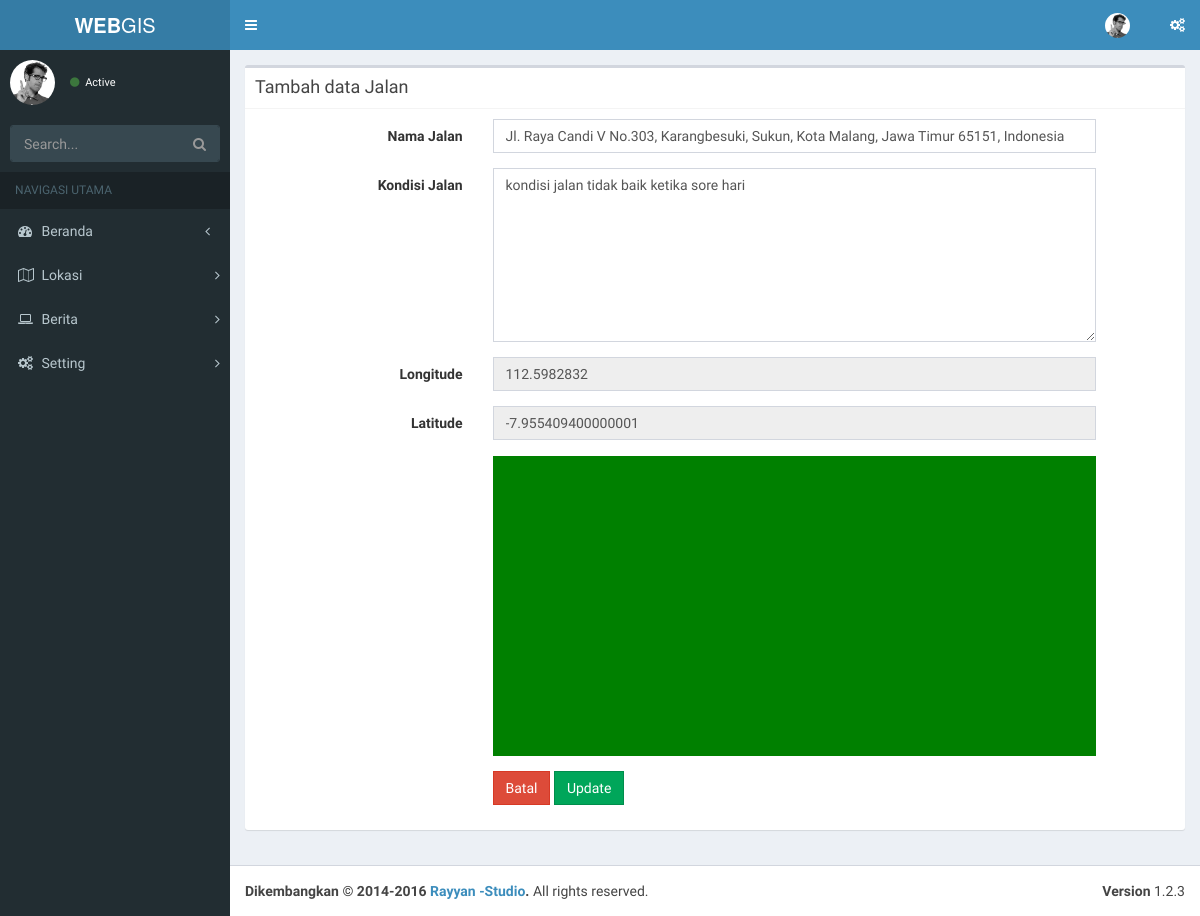
/index.php/admin/c_jalan/editJalan, run on the app's committed database.
### tables this page shows
CREATE TABLE `jalan` (
  `id_jalan` int(11) NOT NULL AUTO_INCREMENT,
  `nama_jalan` varchar(200) DEFAULT NULL,
  `longitude` varchar(100) DEFAULT NULL,
  `latitude` varchar(100) DEFAULT NULL,
  `kondisi_jalan` text,
  PRIMARY KEY (`id_jalan`)
);

### application/controllers/admin/c_jalan.php (called while the page is built, shortened)
<?php defined('BASEPATH')OR exit('no direct script access allowed');
 class C_jalan extends CI_Controller
 {
 	function __construct()
 	{
 		$this->load->model('m_jalan');
 	}
    public function editJalan()
    {
      $id = $this->input->post('idJalan');
      $datain = $this->m_jalan->setJalan($id);
      $edit = array(
        "id_jalan"=>$datain[0]['id_jalan'],
        "kondisi"=>$datain[0]['kondisi_jalan'],
        "nama_jalan"=>$datain[0]['nama_jalan'],
        "longitude"=>$datain[0]['longitude'],
        "latitude"=>$datain[0]['latitude']);
        $this->load->view('attribute/adm_header');
        $this->load->view('admin/edit_jalan', $edit);
        $this->load->view('attribute/adm_footer');
    }
 } ?>

### index.php (called while the page is built, shortened)
<?php
require_once BASEPATH.'core/CodeIgniter.php';

### application/models/m_jalan.php (called while the page is built, shortened)
<?php defined('BASEPATH')OR exit('tidak ada akses terhadap halaman ini');
 class M_jalan extends CI_Model
 {
  public function setJalan($id)
  {
    $data = $this->db->query("SELECT * FROM jalan where id_jalan", $id);
    if ($data) {
      return $data->result_array();
    }else {
      return false;
    }
  }
 } ?>

### application/views/admin/edit_jalan.php (the view, shortened to what this page needs)
<div class="content-wrapper">
	<section class="content">
	<div class="box">
		<div class="box-header with-border">
			<h3 class="box-title">Tambah data Jalan</h3>
		</div>
		<div class="box-body">
			<form class="form-horizontal" method="POST" action="<?php echo base_url('admin/c_jalan/update_jalan') ?>">
			<div class="form-group">
				<label class="control-label col-md-3">Nama Jalan</label>
				<div class="col-md-8">
					<input type="text" name="edit_txtNamaJalan" class="form-control" placeholder="Nama Jalan" id="editnama_jalan" value="<?= $nama_jalan?>">
				</div>
			</div>
			<div class="form-group">
				<label class="control-label col-md-3">Kondisi Jalan</label>
				<div class="col-md-8">
					<textarea name="kondisijalan" rows="8" cols="80" class="form-control"><?php echo $kondisi; ?></textarea>
				</div>
			</div>
			<div class="form-group">
				<label class="control-label col-md-3">Longitude</label>
				<div class="col-md-8">
					<input type="text" name="edit_txtLong" class="form-control" placeholder="Longitude" id="long" readonly value="<?= $longitude?>">
				</div>
			</div>
			<div class="form-group">
				<label class="control-label col-md-3">Latitude</label>
				<div class="col-md-8">
					<input type="text" name="edit_txtLat" class="form-control" placeholder="Latitude" id="lat" readonly value="<?= $latitude?>">
				</div>
			</div>
			<div class="form-group">
                <label class="control-label col-md-3"></label>
				<div class="col-md-8">
                    <div id="peta"></div>
               </div>
            </div>
            <div class="form-group">
            	<div class="col-md-3"></div>
            	<div class="col-md-8">
            		<a href="<?php echo base_url('admin/c_jalan') ?>" class="btn btn-danger btn-flat">Batal</a>
            		<button type="submit" class="btn btn-success btn-flat">Update</button>
            	</div>
            </div>
		</form>
		</div>
	</div>
	</section>
</div>

### application/views/attribute/adm_header.php (style rules this page uses)
#peta { height: 300px; width: 100%; margin-top: 1px; background-color: green; }

### data on the page
jalan: edit_txtNamaJalan "Jl. Raya Candi V No.303, Karangbesuki, Sukun, Kota Malang, Jawa Timur 65151, Indonesia", kondisijalan "kondisi jalan tidak baik ketika sore hari", edit_txtLong "112.5982832", edit_txtLat "-7.955409400000001"
